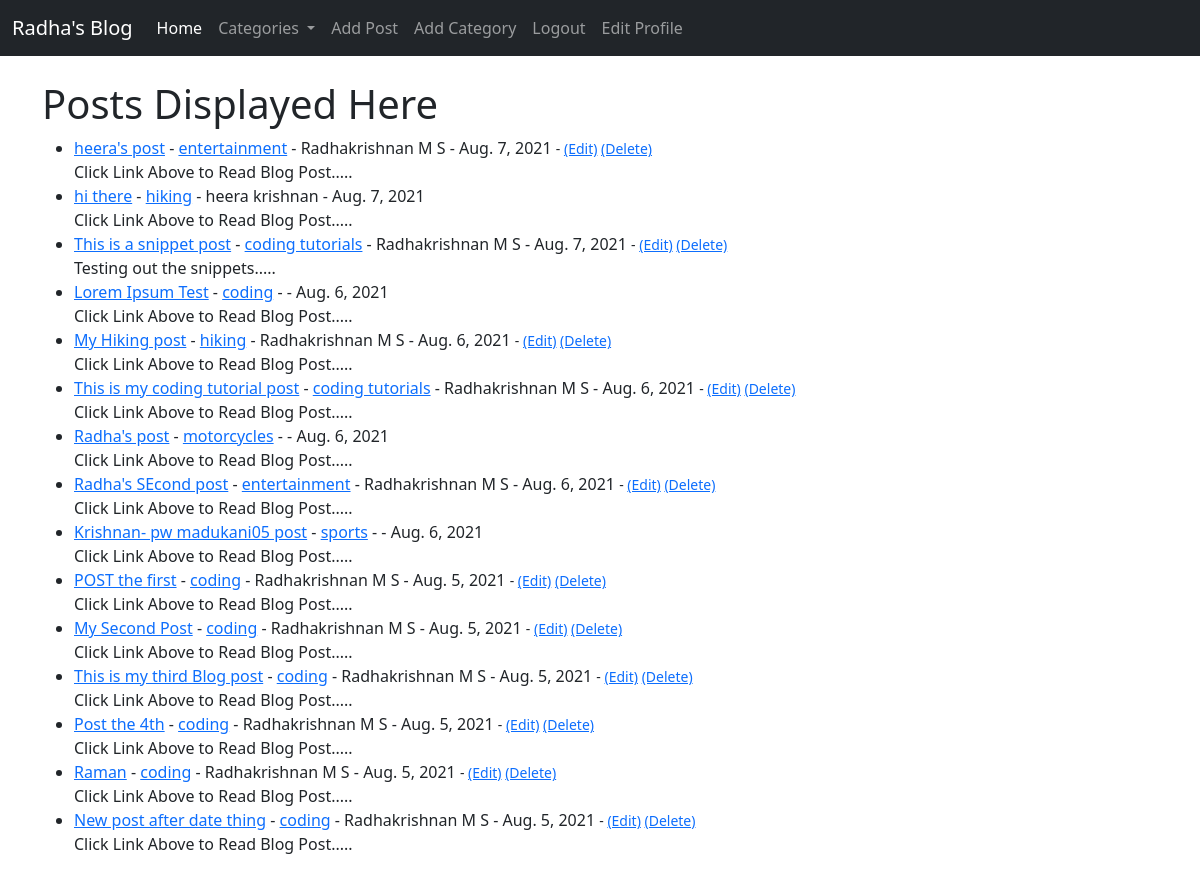
The app's page / (signed in) with its own data.
### theblog/models.py (models this page shows, shortened)
class Post(models.Model):
	title = models.CharField(max_length=255)
	title_tag = models.CharField(max_length=255)
	author = models.ForeignKey(User, on_delete=models.CASCADE)
	body = RichTextField(blank=True, null=True)
	post_date = models.DateField(auto_now_add=True)
	category = models.CharField(max_length=255, default='coding')
	snippet = models.CharField(max_length=255)
	likes = models.ManyToManyField(User, related_name='blog_posts')

### theblog/views.py (the view)
# urls.py: path('', HomeView.as_view(), name="home"),
class HomeView(ListView):
	model = Post
	template_name = 'home.html'
	ordering = [ '-post_date' ]
	def get_context_data(self, *args, **kwargs):
		cat_menu = Category.objects.all()
		context = super(HomeView, self).get_context_data(*args, **kwargs)
		context["cat_menu"] = cat_menu
		return context

### theblog/models.py (called while the page is built)
	def __str__(self):
		return self.name

### theblog/templates/home.html
{% extends 'base.html' %}
{% block content %}
<h1>Posts Displayed Here</h1>
<ul>
{% for post in object_list %}
	<li>
		<a href="{% url 'article-detail' post.pk %}">{{ post.title }}</a>
		 - <a href="{% url 'category' post.category|slugify %}">{{post.category}}</a>
		 - {{ post.author.first_name }} {{ post.author.last_name }}
		 - {{ post.post_date }}
		 <small>
		 	{% if user.is_authenticated %}
		 		{% if user.id == post.author.id %}
			 		- <a href="{% url 'update_post' post.pk %}">(Edit)</a>
			 		<a href="{% url 'delete_post' post.pk %}">(Delete)</a>
			 	{% endif %}
		 	{% endif %}
		 </small>
		 <br/>
		{{ post.snippet }}
	</li>
{% endfor %}
</ul>
{% endblock %}

### records on screen
Post: title "heera's post", category "entertainment", author.first_name "Radhakrishnan", author.last_name "M S", post_date "Aug. 7, 2021", shows "(Edit)", snippet "Click Link Above to Read Blog Post....."
Post: title "hi there", category "hiking", author.first_name "heera", author.last_name "krishnan", post_date "Aug. 7, 2021", snippet "Click Link Above to Read Blog Post....."
Post: title "This is a snippet post", category "coding tutorials", author.first_name "Radhakrishnan", author.last_name "M S", post_date "Aug. 7, 2021", shows "(Edit)", snippet "Testing out the snippets....."
Post: title "Lorem Ipsum Test", category "coding", post_date "Aug. 6, 2021", snippet "Click Link Above to Read Blog Post....."
Post: title "My Hiking post", category "hiking", author.first_name "Radhakrishnan", author.last_name "M S", post_date "Aug. 6, 2021", shows "(Edit)", snippet "Click Link Above to Read Blog Post....."
Post: title "This is my coding tutorial post", category "coding tutorials", author.first_name "Radhakrishnan", author.last_name "M S", post_date "Aug. 6, 2021", shows "(Edit)", snippet "Click Link Above to Read Blog Post....."
Post: title "Radha's post", category "motorcycles", post_date "Aug. 6, 2021", snippet "Click Link Above to Read Blog Post....."
Post: title "Radha's SEcond post", category "entertainment", author.first_name "Radhakrishnan", author.last_name "M S", post_date "Aug. 6, 2021", shows "(Edit)", snippet "Click Link Above to Read Blog Post....."
Post: title "Krishnan- pw madukani05 post", category "sports", post_date "Aug. 6, 2021", snippet "Click Link Above to Read Blog Post....."
Post: title "POST the first", category "coding", author.first_name "Radhakrishnan", author.last_name "M S", post_date "Aug. 5, 2021", shows "(Edit)", snippet "Click Link Above to Read Blog Post....."
Post: title "My Second Post", category "coding", author.first_name "Radhakrishnan", author.last_name "M S", post_date "Aug. 5, 2021", shows "(Edit)", snippet "Click Link Above to Read Blog Post....."
Post: title "This is my third Blog post", category "coding", author.first_name "Radhakrishnan", author.last_name "M S", post_date "Aug. 5, 2021", shows "(Edit)", snippet "Click Link Above to Read Blog Post....."
Post: title "Post the 4th", category "coding", author.first_name "Radhakrishnan", author.last_name "M S", post_date "Aug. 5, 2021", shows "(Edit)", snippet "Click Link Above to Read Blog Post....."
Post: title "Raman", category "coding", author.first_name "Radhakrishnan", author.last_name "M S", post_date "Aug. 5, 2021", shows "(Edit)", snippet "Click Link Above to Read Blog Post....."
Post: title "New post after date thing", category "coding", author.first_name "Radhakrishnan", author.last_name "M S", post_date "Aug. 5, 2021", shows "(Edit)", snippet "Click Link Above to Read Blog Post....."
